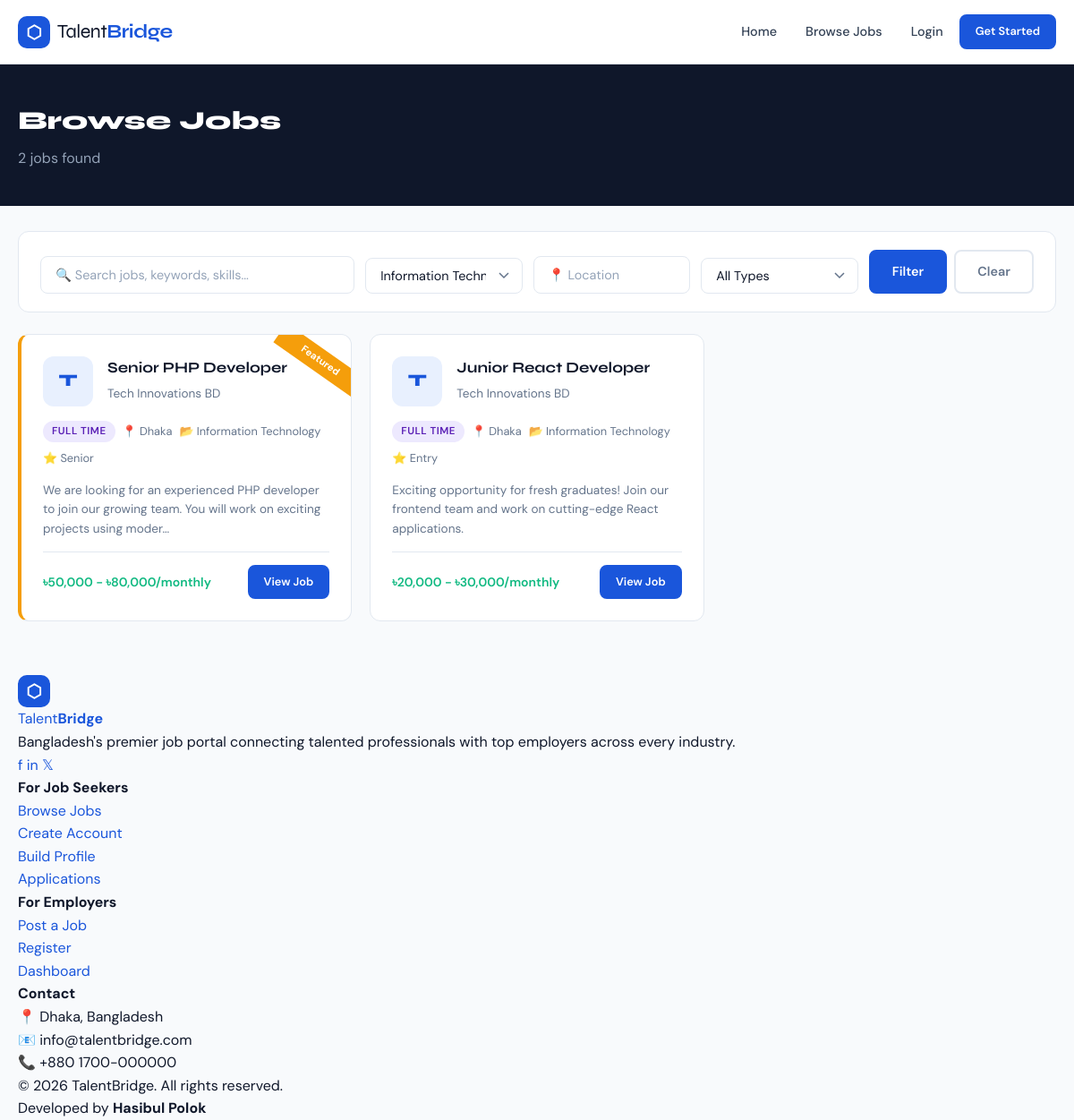
The page /jobs.php?category=1 on the database as committed earlier.
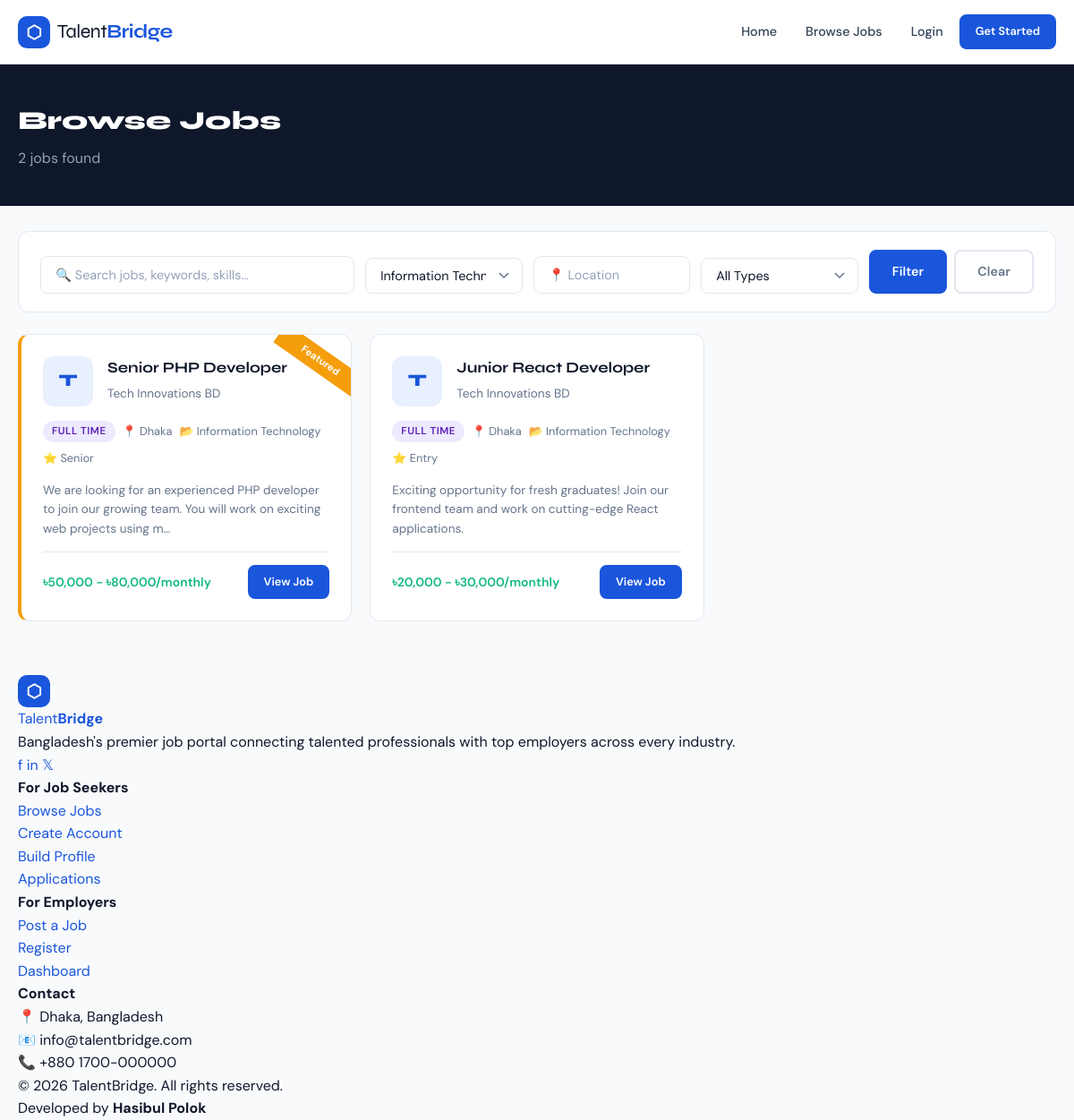
The same page on the database as committed later.
### tables this page shows
CREATE TABLE jobs (
    id               INT AUTO_INCREMENT PRIMARY KEY,
    employer_id      INT          NOT NULL,
    company_id       INT          NOT NULL,
    category_id      INT          NOT NULL,
    title            VARCHAR(200) NOT NULL,
    slug             VARCHAR(250) NOT NULL UNIQUE,
    description      LONGTEXT     NOT NULL,
    requirements     TEXT,
    responsibilities TEXT,
    type             ENUM('full-time','part-time','remote','contract','internship','freelance') DEFAULT 'full-time',
    location         VARCHAR(200),
    city             VARCHAR(100),
    salary_min       DECIMAL(10,2),
    salary_max       DECIMAL(10,2),
    salary_type      ENUM('monthly','yearly','hourly','negotiable') DEFAULT 'monthly',
    experience_level ENUM('entry','mid','senior','lead','executive') DEFAULT 'entry',
    education_level  VARCHAR(100),
    skills_required  TEXT,
    deadline         DATE,
    status           ENUM('pending','approved','rejected','closed','draft') DEFAULT 'pending',
    is_featured      TINYINT(1)   DEFAULT 0,
    views            INT          DEFAULT 0,
    created_at       TIMESTAMP    DEFAULT CURRENT_TIMESTAMP,
    updated_at       TIMESTAMP    DEFAULT CURRENT_TIMESTAMP ON UPDATE CURRENT_TIMESTAMP,
    FOREIGN KEY (employer_id)  REFERENCES users(id)      ON DELETE CASCADE,
    FOREIGN KEY (company_id)   REFERENCES companies(id)  ON DELETE CASCADE,
    FOREIGN KEY (category_id)  REFERENCES categories(id) ON DELETE CASCADE
);

CREATE TABLE companies (
    id           INT AUTO_INCREMENT PRIMARY KEY,
    user_id      INT          NOT NULL,
    name         VARCHAR(200) NOT NULL,
    logo         VARCHAR(255),
    website      VARCHAR(255),
    email        VARCHAR(150),
    phone        VARCHAR(20),
    industry     VARCHAR(100),
    size         ENUM('1-10','11-50','51-200','201-500','500+') DEFAULT '1-10',
    founded_year YEAR,
    address      TEXT,
    city         VARCHAR(100),
    country      VARCHAR(100) DEFAULT 'Bangladesh',
    description  TEXT,
    status       ENUM('active','inactive') DEFAULT 'active',
    created_at   TIMESTAMP DEFAULT CURRENT_TIMESTAMP,
    updated_at   TIMESTAMP DEFAULT CURRENT_TIMESTAMP ON UPDATE CURRENT_TIMESTAMP,
    FOREIGN KEY (user_id) REFERENCES users(id) ON DELETE CASCADE
);

CREATE TABLE categories (
    id         INT AUTO_INCREMENT PRIMARY KEY,
    name       VARCHAR(100) NOT NULL,
    slug       VARCHAR(100) NOT NULL UNIQUE,
    icon       VARCHAR(50)  DEFAULT 'briefcase',
    created_at TIMESTAMP    DEFAULT CURRENT_TIMESTAMP
);

### includes/functions.php (called while the page is built, shortened)
<?php
function e($string) {
    return htmlspecialchars($string ?? '', ENT_QUOTES, 'UTF-8');
}
function formatSalary($min, $max, $type) {
    $currency = '৳';
    if ($min && $max) {
        return $currency . number_format($min) . ' - ' . $currency . number_format($max) . '/' . $type;
    } elseif ($min) {
        return 'From ' . $currency . number_format($min) . '/' . $type;
    } elseif ($max) {
        return 'Up to ' . $currency . number_format($max) . '/' . $type;
    }
    return 'Not disclosed';
}
function getLogoUrl($logoFile) {
    return null;
}
function truncate($text, $length = 150) {
    $text = strip_tags($text);
    if (strlen($text) <= $length) return $text;
    return substr($text, 0, $length) . '…';
}
function jobTypeLabel($type) {
    $labels = [
        'full-time'  => 'Full Time',
        'part-time'  => 'Part Time',
        'remote'     => 'Remote',
        'contract'   => 'Contract',
        'internship' => 'Internship',
        'freelance'  => 'Freelance',
    ];
    return $labels[$type] ?? ucfirst($type);
}
?>

### jobs.php (the view, shortened to what the changed rows need)
<?php
require_once 'includes/functions.php';
$pdo = getDB();
$category  = intval($_GET['category'] ?? 0);
$page      = max(1, intval($_GET['page'] ?? 1));
$perPage   = 10;
$where = ["j.status = 'approved'", "j.deadline >= CURDATE()"];
$params = [];
if ($category) { $where[] = "j.category_id = ?"; $params[] = $category; }
$whereClause = implode(' AND ', $where);
$baseSql = "
    SELECT j.*, c.name AS company_name, c.logo AS company_logo, cat.name AS category_name
    FROM jobs j
    JOIN companies c ON j.company_id = c.id
    JOIN categories cat ON j.category_id = cat.id
    WHERE $whereClause
    ORDER BY j.is_featured DESC, j.created_at DESC
";
$offset = ($page - 1) * $perPage;
$stmt = $pdo->prepare("$baseSql LIMIT $perPage OFFSET $offset");
$stmt->execute($params);
$jobs = $stmt->fetchAll();
?>
<!DOCTYPE html>
<html lang="en">
<head>
    <link rel="stylesheet" href="<?= BASE_URL ?>/assets/css/style.css">
</head>
<body>
<?php require_once 'includes/header.php'; ?>
<div style="background:var(--dark);color:white;padding:40px 0;">
    <div class="container">
        <h1 style="font-family:var(--font-display);font-size:1.8rem;font-weight:800;margin-bottom:6px;">Browse Jobs</h1>
    </div>
</div>
<div class="container" style="padding-top:28px;padding-bottom:60px;">
    <?php if ($jobs): ?>
        <div class="jobs-grid">
            <?php foreach ($jobs as $job):
            ?>
            <div class="job-card <?= $job['is_featured'] ? 'featured' : '' ?>">
                <div class="job-card-top">
                    <div class="company-logo">
                        <?php $logoUrl = getLogoUrl($job['company_logo'] ?? null); ?>
                        <?php if ($logoUrl): ?>
                            <img src="<?= e($logoUrl) ?>" alt="<?= e($job['company_name']) ?>">
                        <?php else: ?>
                            <?= strtoupper(substr($job['company_name'], 0, 1)) ?>
                        <?php endif; ?>
                    </div>
                    <div class="job-card-info">
                        <h3 class="job-title">
                            <a href="<?= BASE_URL ?>/job.php?id=<?= $job['id'] ?>"><?= e($job['title']) ?></a>
                        </h3>
                        <div class="company-name"><?= e($job['company_name']) ?></div>
                    </div>
                </div>
                <div class="job-meta">
                    <span class="badge badge-type"><?= jobTypeLabel($job['type']) ?></span>
                    <span class="job-meta-item">📍 <?= e($job['city']) ?></span>
                    <span class="job-meta-item">📂 <?= e($job['category_name']) ?></span>
                    <span class="job-meta-item">⭐ <?= ucfirst($job['experience_level']) ?></span>
                </div>
                <p style="font-size:0.85rem;color:var(--mid);line-height:1.6;margin-bottom:14px;"><?= truncate($job['description'], 120) ?></p>
                <div class="job-card-footer">
                    <div class="job-salary"><?= formatSalary($job['salary_min'], $job['salary_max'], $job['salary_type']) ?></div>
                    <a href="<?= BASE_URL ?>/job.php?id=<?= $job['id'] ?>" class="btn btn-primary btn-sm">View Job</a>
                </div>
            </div>
            <?php endforeach; ?>
        </div>
    <?php endif; ?>
</div>
<?php require_once 'includes/footer.php'; ?>
</body>
</html>

Rows that differ between the two databases and show on the page:
changed jobs "Senior PHP Developer": description "We are looking for an experienced PHP developer to join our growing team. You will work on exciting projects using moder…" → "We are looking for an experienced PHP developer to join our growing team. You will work on exciting web projects using m…"
